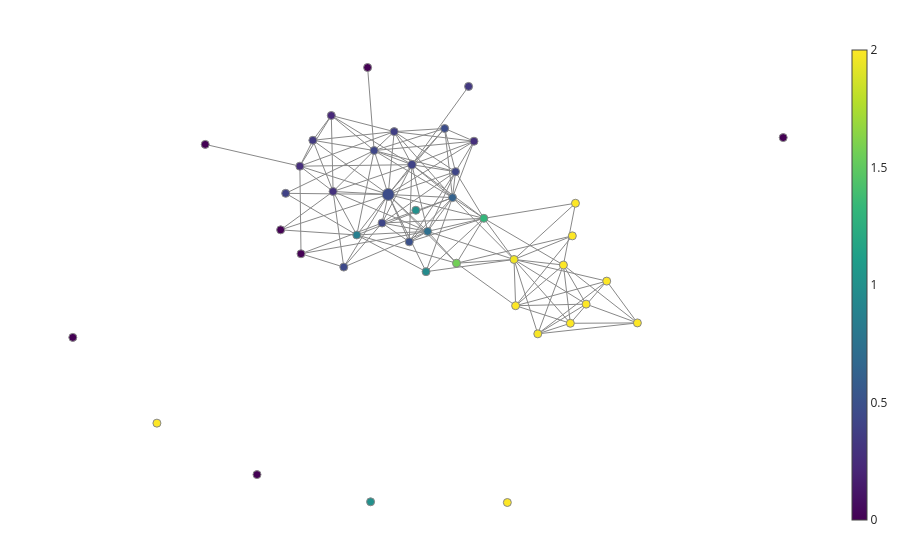

This figure's notebook cell:
### Code cell
pipe = make_mapper_pipeline(
    filter_func=DistFrom(df_chs.values[[0, 500, 1000]]),
    cover=CubicalCover(n_intervals=8, overlap_frac=0.12),
    clusterer=DBSCAN(
        metric='manhattan'
    ),
)
fig = plot_static_mapper_graph(
    pipe, 
    df_chs.values,
    color_data=LabelEncoder().fit_transform(region)
)
fig.show()

### Figure 1 — Plotly figure (JSON) as saved in the notebook; plotly's stock layout.template omitted (floating-point values rounded to 4 significant figures; data arrays with more than 128 entries replaced by an {"elided": "..."} marker saying what was removed)
{"data": [{"hoverinfo": "none", "line": {"color": "#888", "width": 1}, "mode": "lines", "name": "edge_trace", "type": "scatter", "uid": "0859cff5-b7c2-4f36-b0c0-498d7a979b43", "x": {"elided": "402 float values"}, "y": {"elided": "402 float values"}}, {"hoverinfo": "text", "hovertext": ["Node ID: 0<br>Pullback set label: 0<br>Partial cluster label: -1<br>Node size: 1<br>Summary statistic: 0", "Node ID: 1<br>Pullback set label: 24<br>Partial cluster label: -1<br>Node size: 43<br>Summary statistic: 0.419", "Node ID: 2<br>Pullback set label: 27<br>Partial cluster label: -1<br>Node size: 159<br>Summary statistic: 0.623", "Node ID: 3<br>Pullback set label: 17<br>Partial cluster label: -1<br>Node size: 538<br>Summary statistic: 0.467", "Node ID: 4<br>Pullback set label: 12<br>Partial cluster label: -1<br>Node size: 271<br>Summary statistic: 0.402", "Node ID: 5<br>Pullback set label: 2<br>Partial cluster label: -1<br>Node size: 39<br>Summary statistic: 0.231", "Node ID: 6<br>Pullback set label: 5<br>Partial cluster label: -1<br>Node size: 26<br>Summary statistic: 0.346", "Node ID: 7<br>Pullback set label: 11<br>Partial cluster label: -1<br>Node size: 122<br>Summary statistic: 0.377", "Node ID: 8<br>Pullback set label: 16<br>Partial cluster label: -1<br>Node size: 164<br>Summary statistic: 0.433", "Node ID: 9<br>Pullback set label: 3<br>Partial cluster label: -1<br>Node size: 53<br>Summary statistic: 0.264", "Node ID: 10<br>Pullback set label: 29<br>Partial cluster label: -1<br>Node size: 1<br>Summary statistic: 0", "Node ID: 11<br>Pullback set label: 6<br>Partial cluster label: -1<br>Node size: 62<br>Summary statistic: 0.29", "Node ID: 12<br>Pullback set label: 18<br>Partial cluster label: -1<br>Node size: 91<br>Summary statistic: 0.736", "Node ID: 13<br>Pullback set label: 26<br>Partial cluster label: -1<br>Node size: 34<br>Summary statistic: 0.471", "Node ID: 14<br>Pullback set label: 13<br>Partial cluster label: -1<br>Node size: 26<br>Summary statistic: 0.423", "Node ID: 15<br>Pullback set label: 28<br>Partial cluster label: -1<br>Node size: 73<br>Summary statistic: 1.32", "Node ID: 16<br>Pullback set label: 8<br>Partial cluster label: -1<br>Node size: 1<br>Summary statistic: 0", "Node ID: 17<br>Pullback set label: 20<br>Partial cluster label: -1<br>Node size: 30<br>Summary statistic: 0.867", "Node ID: 18<br>Pullback set label: 30<br>Partial cluster label: -1<br>Node size: 26<br>Summary statistic: 0.962", "Node ID: 19<br>Pullback set label: 10<br>Partial cluster label: -1<br>Node size: 3<br>Summary statistic: 0.333", "Node ID: 20<br>Pullback set label: 1<br>Partial cluster label: -1<br>Node size: 1<br>Summary statistic: 0", "Node ID: 21<br>Pullback set label: 23<br>Partial cluster label: -1<br>Node size: 11<br>Summary statistic: 0.273", "Node ID: 22<br>Pullback set label: 25<br>Partial cluster label: -1<br>Node size: 12<br>Summary statistic: 0.5", "Node ID: 23<br>Pullback set label: 4<br>Partial cluster label: -1<br>Node size: 4<br>Summary statistic: 0", "Node ID: 24<br>Pullback set label: 7<br>Partial cluster label: -1<br>Node size: 9<br>Summary statistic: 0.444", "Node ID: 25<br>Pullback set label: 19<br>Partial cluster label: -1<br>Node size: 5<br>Summary statistic: 0.4", "Node ID: 26<br>Pullback set label: 15<br>Partial cluster label: -1<br>Node size: 1<br>Summary statistic: 0", "Node ID: 27<br>Pullback set label: 9<br>Partial cluster label: -1<br>Node size: 1<br>Summary statistic: 0", "Node ID: 28<br>Pullback set label: 31<br>Partial cluster label: -1<br>Node size: 154<br>Summary statistic: 1.96", "Node ID: 29<br>Pullback set label: 21<br>Partial cluster label: -1<br>Node size: 23<br>Summary statistic: 1.57", "Node ID: 30<br>Pullback set label: 36<br>Partial cluster label: -1<br>Node size: 1<br>Summary statistic: 1.0", "Node ID: 31<br>Pullback set label: 14<br>Partial cluster label: -1<br>Node size: 1<br>Summary statistic: 1.0", "Node ID: 32<br>Pullback set label: 40<br>Partial cluster label: -1<br>Node size: 64<br>Summary statistic: 1.98", "Node ID: 33<br>Pullback set label: 34<br>Partial cluster label: -1<br>Node size: 19<br>Summary statistic: 2.0", "Node ID: 34<br>Pullback set label: 41<br>Partial cluster label: -1<br>Node size: 17<br>Summary statistic: 2.0", "Node ID: 35<br>Pullback set label: 42<br>Partial cluster label: -1<br>Node size: 57<br>Summary statistic: 2.0", "Node ID: 36<br>Pullback set label: 39<br>Partial cluster label: -1<br>Node size: 60<br>Summary statistic: 2.0", "Node ID: 37<br>Pullback set label: 32<br>Partial cluster label: -1<br>Node size: 60<br>Summary statistic: 2.0", "Node ID: 38<br>Pullback set label: 38<br>Partial cluster label: -1<br>Node size: 1<br>Summary statistic: 2.0", "Node ID: 39<br>Pullback set label: 35<br>Partial cluster label: -1<br>Node size: 14<br>Summary statistic: 2.0", "Node ID: 40<br>Pullback set label: 33<br>Partial cluster label: -1<br>Node size: 1<br>Summary statistic: 2.0", "Node ID: 41<br>Pullback set label: 37<br>Partial cluster label: -1<br>Node size: 4<br>Summary statistic: 2.0", "Node ID: 42<br>Pullback set label: 22<br>Partial cluster label: -1<br>Node size: 1<br>Summary statistic: 2.0"], "marker": {"color": [0, 0.4186, 0.6226, 0.4665, 0.4022, 0.2308, 0.3462, 0.377, 0.4329, 0.2642, 0, 0.2903, 0.7363, 0.4706, 0.4231, 1.315, 0, 0.8667, 0.9615, 0.3333, 0, 0.2727, 0.5, 0, 0.4444, 0.4, 0, 0, 1.961, 1.565, 1, 1, 1.984, 2, 2, 2, 2, 2, 2, 2, 2, 2, 2], "colorbar": {"thickness": 15, "title": {"side": "right", "text": ""}, "xanchor": "left"}, "colorscale": [[0, "#440154"], [0.1111, "#482878"], [0.2222, "#3e4989"], [0.3333, "#31688e"], [0.4444, "#26828e"], [0.5556, "#1f9e89"], [0.6667, "#35b779"], [0.7778, "#6ece58"], [0.8889, "#b5de2b"], [1, "#fde725"]], "line": {"color": "#888", "width": 1}, "opacity": 1, "reversescale": false, "showscale": true, "size": [1, 43, 159, 538, 271, 39, 26, 122, 164, 53, 1, 62, 91, 34, 26, 73, 1, 30, 26, 3, 1, 11, 12, 4, 9, 5, 1, 1, 154, 23, 1, 1, 64, 19, 17, 57, 60, 60, 1, 14, 1, 4, 1], "sizemin": 4, "sizemode": "area", "sizeref": 7.472}, "mode": "markers", "name": "node_trace", "type": "scatter", "uid": "3c613ed5-0841-4b40-8e5a-5ea1c368bdeb", "x": [-6.039, -0.05747, -0.1042, -1.109, -0.739, -1.998, -2.287, -1.016, -1.329, -2.49, 5.064, -1.971, -0.4938, -0.2268, -1.205, 0.3853, -2.79, -1.6, -0.5177, 0.1469, -3.969, 0.2313, -0.7802, -2.472, -1.803, -2.712, -1.431, -3.16, 0.8572, -0.04183, -0.6774, -1.385, 1.229, 0.882, 1.984, 2.785, 1.629, 1.738, -4.724, 2.306, 0.7529, 1.817, 1.768], "y": [-2.791, 0.7597, 0.2042, 0.2719, 0.9096, 1.964, 1.432, 1.618, 1.213, 0.8776, 1.49, 0.3356, -0.5195, 1.685, -0.3403, -0.24, -0.4872, -0.5967, -1.383, 2.587, 1.345, 1.412, -0.7435, -0.9989, -1.285, 0.2957, 2.992, -5.731, -1.122, -1.201, -0.06682, -6.314, -2.715, -2.112, -2.079, -2.481, -1.241, -2.489, -4.629, -1.585, -6.329, 0.08307, -0.6155]}], "layout": {"autosize": false, "hovermode": "closest", "margin": {"b": 20, "l": 5, "r": 5, "t": 40}, "showlegend": false, "title": {"text": ""}, "xaxis": {"showgrid": false, "showline": false, "showticklabels": false, "ticks": "", "title": {"text": ""}, "zeroline": false}, "yaxis": {"showgrid": false, "showline": false, "showticklabels": false, "ticks": "", "title": {"text": ""}, "zeroline": false}}}
